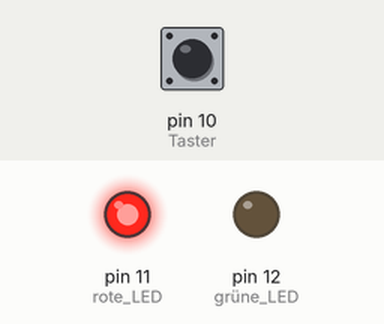
This sketch was run on a simulated Arduino Uno, built with avr-gcc and run on an emulated ATmega328P. On the bench: output pins drawn as LEDs (lit = HIGH). The inputs (shaded band) are chosen by the test bench; at power-on: pin 10 (Taster) HIGH.

Above: at 1.2 s.
1.3 s: pin 10 (Taster) pulled LOW for 0.15 s
At 4.4 s:
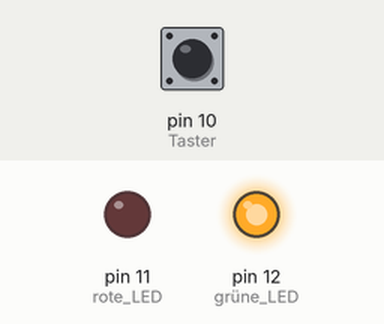
Timing chart, 0 to 7.8 s (numbered marks = the images above; inputs shaded):
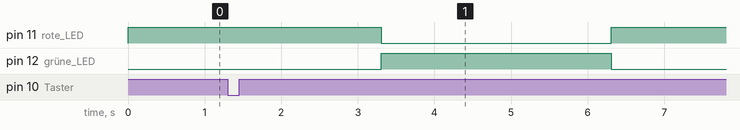

Measured:
- after the input at 1.3 s, pin 11 (rote_LED): HIGH → LOW after 2.0 s, → HIGH 3.0 s later; pin 12 (grüne_LED): LOW → HIGH after 2.0 s, → LOW 3.0 s later

The sketch:

Loesung_07_-_Ampel.ino
```cpp
/*
 * OpenRobotX Schullernkurs
 * Lösung zum Projekt aus Lektion 07 - Ampel
 */

void setup() {

  pinMode(10, INPUT_PULLUP); // Taster

  pinMode(11, OUTPUT); // rote LED
  pinMode(12, OUTPUT); // grüne LED

}

void loop() {

  bool taster = digitalRead(10);

  if (taster == 0){

    // Ampel wird für 3 Sekunden grün
    delay(2000);

    digitalWrite(11, LOW);
    digitalWrite(12, HIGH);

    delay(3000);

    digitalWrite(11, HIGH);
    digitalWrite(12, LOW);

  }
  else{

    // Ampel ist rot
    digitalWrite(11, HIGH);
    digitalWrite(12, LOW);

  }

  // Sicherheits-Delay
  delay(5);

}
```
